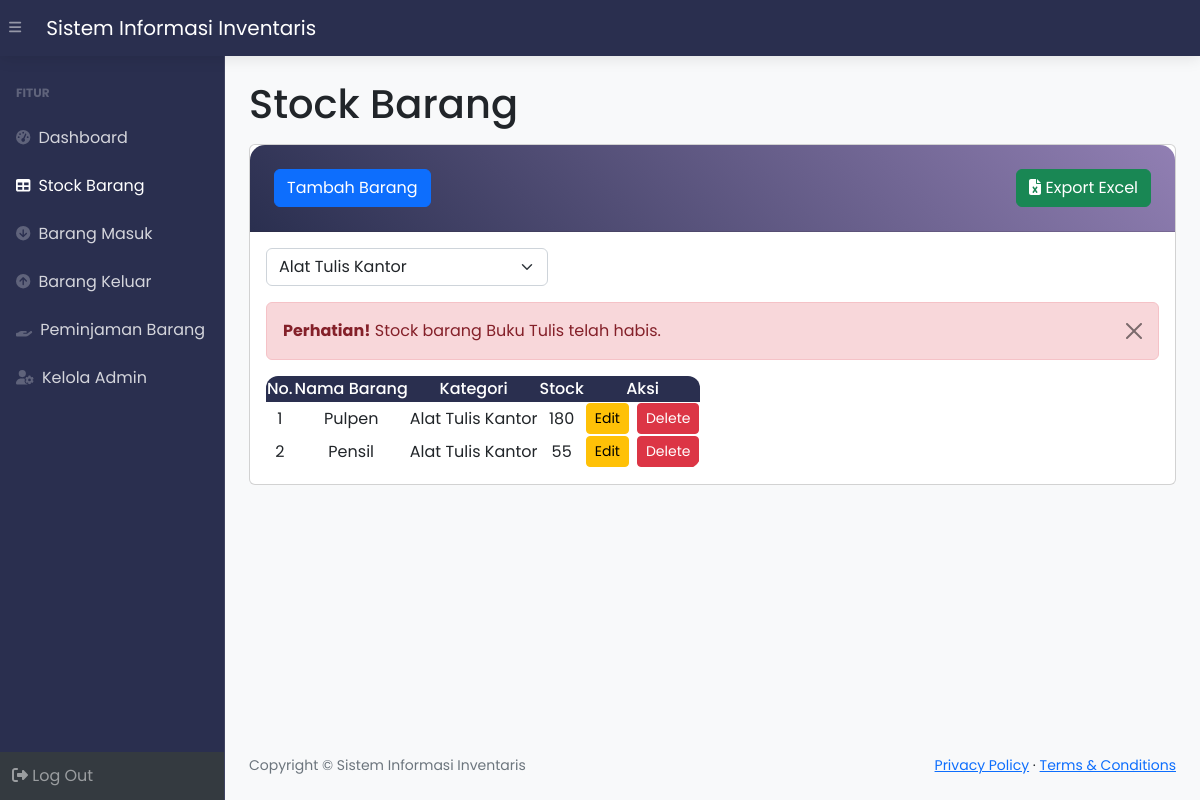
The app's page /stock.php?kategori=Alat Tulis Kantor (signed in) with its own data.
### tables this page shows
CREATE TABLE `stock` (
  `idbarang` int(11) NOT NULL,
  `namabarang` varchar(25) NOT NULL,
  `kategori` varchar(100) NOT NULL,
  `stock` int(11) NOT NULL
);

### stock.php (the view, shortened to what this page needs)
<?php
require 'function.php';
?>
<!DOCTYPE html>
<html lang="en">
<head>
    <link href="https://cdn.jsdelivr.net/npm/simple-datatables@7.1.2/dist/style.min.css" rel="stylesheet" />
    <link href="css/styles.css" rel="stylesheet" />
</head>
<body class="sb-nav-fixed">
    <nav class="sb-topnav navbar navbar-expand navbar-dark bg-dark">
        <button class="btn btn-link btn-sm order-1 order-lg-0 me-4 me-lg-0" id="sidebarToggle" href="#!"><i class="fas fa-bars"></i></button>
        <a class="navbar-brand ps-3" href="index.php">Sistem Informasi Inventaris</a>
    </nav>
    <div id="layoutSidenav">
        <div id="layoutSidenav_nav">
            <nav class="sb-sidenav accordion sb-sidenav-dark d-flex flex-column" id="sidenavAccordion">
                <div class="sb-sidenav-menu flex-grow-1">
                    <div class="nav">
                        <div class="sb-sidenav-menu-heading">FITUR</div>
                        <a class="nav-link" href="index.php">
                            <div class="sb-nav-link-icon"><i class="fas fa-tachometer-alt"></i></div>
                            Dashboard
                        </a>
                        <a class="nav-link active" href="stock.php">
                            <div class="sb-nav-link-icon"><i class="fas fa-table"></i></div>
                            Stock Barang
                        </a>
                        <a class="nav-link" href="masuk.php">
                            <div class="sb-nav-link-icon"><i class="fas fa-arrow-circle-down"></i></div>
                            Barang Masuk
                        </a>
                        <a class="nav-link" href="keluar.php">
                            <div class="sb-nav-link-icon"><i class="fas fa-arrow-circle-up"></i></div>
                            Barang Keluar
                        </a>
                        <a class="nav-link" href="peminjaman.php">
                            <div class="sb-nav-link-icon"><i class="fas fa-hand-holding"></i></div>
                            Peminjaman Barang
                        </a>
                        <a class="nav-link" href="admin.php">
                            <div class="sb-nav-link-icon"><i class="fas fa-user-cog"></i></div>
                            Kelola Admin
                        </a>
                    </div>
                </div>
                <div class="sb-sidenav-footer">
                    <a class="nav-link" href="logout.php">
                        <i class="fas fa-sign-out-alt"></i> Log Out
                    </a>
                </div>
            </nav>
        </div>
        <div id="layoutSidenav_content">
            <main>
                <div class="container-fluid px-4">
                    <h1 class="mt-4 pb-2">Stock Barang</h1>
                    <div class="card mb-4">
                        <div class="card-header">
                            <button type="button" class="btn btn-primary" data-bs-toggle="modal" data-bs-target="#myModal">
                                Tambah Barang
                            </button>
                            <div class="float-end">
                                <a href="export_excel.php" class="btn btn-success">
                                    <i class="fas fa-file-excel"></i> Export Excel
                                </a>
                            </div>
                        </div>
                        <div class="card-body">
                            <form method="GET" action="">
    <div class="row mb-3">
        <div class="col-md-4">
            <select name="kategori" class="form-select" onchange="this.form.submit()">
                <?php
                $kategori = mysqli_query($conn, "SELECT DISTINCT kategori FROM stock");
                while ($k = mysqli_fetch_array($kategori)) {
                    $selected = (isset($_GET['kategori']) && $_GET['kategori'] == $k['kategori']) ? 'selected' : '';
                    echo "<option value='" . $k['kategori'] . "' $selected>" . $k['kategori'] . "</option>";
                }
                ?>
            </select>
        </div>
    </div>
</form>
                            <?php
                            $ambildatastock = mysqli_query($conn, 'select * from stock where stock < 1');
                            while ($fetch = mysqli_fetch_array($ambildatastock)) {
                                $barang = $fetch['namabarang'];
                            ?>
                                <div class="alert alert-danger alert-dismissible">
                                    <button type="button" class="btn-close" data-bs-dismiss="alert"></button>
                                    <strong>Perhatian!</strong> Stock barang <?= $barang; ?> telah habis.
                                </div>
                            <?php
                            }
                            ?>
                            <table id="datatablesSimple">
                                <thead class="table-dark text-center">
                                    <tr>
                                        <th>No.</th>
                                        <th>Nama Barang</th>
                                        <th>Kategori</th>
                                        <th>Stock</th>
                                        <th>Aksi</th>
                                    </tr>
                                </thead>
                                <tbody class="text-center align-middle">
                                    <?php
                                    if (isset($_GET['kategori']) && $_GET['kategori'] != '') {
    $filter = $_GET['kategori'];
    $ambilsemuadatastock = mysqli_query($conn, "SELECT * FROM stock WHERE kategori='$filter'");
} else {
    $ambilsemuadatastock = mysqli_query($conn, "SELECT * FROM stock");
}
                                    $i = 1;
                                    while ($data = mysqli_fetch_array($ambilsemuadatastock)) {
                                        $namabarang = $data['namabarang'];
                                        $kategori = $data['kategori'];
                                        $stock = $data['stock'];
                                        $idbarang = $data['idbarang'];
                                    ?>
                                        <tr>
                                            <td><?= $i++; ?></td>
                                            <td><?= $namabarang; ?></td>
                                            <td><?= $kategori; ?></td>
                                            <td><?= $stock; ?></td>
                                            <td>
                                                <div class="d-flex justify-content-center gap-2">
                                                    <button class="btn btn-sm btn-warning" data-bs-toggle="modal" data-bs-target="#edit<?= $idbarang; ?>">Edit</button>
                                                    <button class="btn btn-sm btn-danger" data-bs-toggle="modal" data-bs-target="#delete<?= $idbarang; ?>">Delete</button>
                                                </div>
                                            </td>
                                        </tr>
                                    <?php } ?>
                                </tbody>
                            </table>
                        </div>
                    </div>
                </div>
            </main>
            <footer class="py-4 bg-light mt-auto">
                <div class="container-fluid px-4">
                    <div class="d-flex align-items-center justify-content-between small">
                        <div class="text-muted">Copyright &copy; Sistem Informasi Inventaris</div>
                        <div>
                            <a href="#">Privacy Policy</a>
                            &middot;
                            <a href="#">Terms &amp; Conditions</a>
                        </div>
                    </div>
                </div>
            </footer>
        </div>
    </div>
</body>
</html>

### stock.php (style rules this page uses)
:root { --primary: #2A2F4F; --secondary: #917FB3; --accent: #E5BEEC; --light: #FDE2F3; }
body { background: #f8f9fa; font-family: 'Poppins', sans-serif; }
.sb-topnav { background: var(--primary) !important; box-shadow: 0 2px 15px rgba(0, 0, 0, 0.1); }
.sb-sidenav-dark { background: var(--primary); border-right: 1px solid rgba(255, 255, 255, 0.1); }
.sb-sidenav-dark .sb-sidenav-menu .nav-link { color: rgba(255, 255, 255, 0.8); transition: all 0.3s ease; }
.container-fluid, .container { background: transparent !important; }
.card-header { background: linear-gradient(45deg, var(--primary), var(--secondary)); color: white; border-radius: 15px 15px 0 0 !important; padding: 1.5rem; }
#datatablesSimple { border-radius: 12px; overflow: hidden; }
#datatablesSimple th { background: var(--primary); color: white !important; font-weight: 500; }
#datatablesSimple td { vertical-align: middle; }

### records on screen
stock: namabarang "Buku Tulis"
stock: namabarang "Pulpen", kategori "Alat Tulis Kantor", stock "180"
stock: namabarang "Pensil", kategori "Alat Tulis Kantor", stock "55"

### other values on screen
form field kategori "Alat Tulis Kantor"
